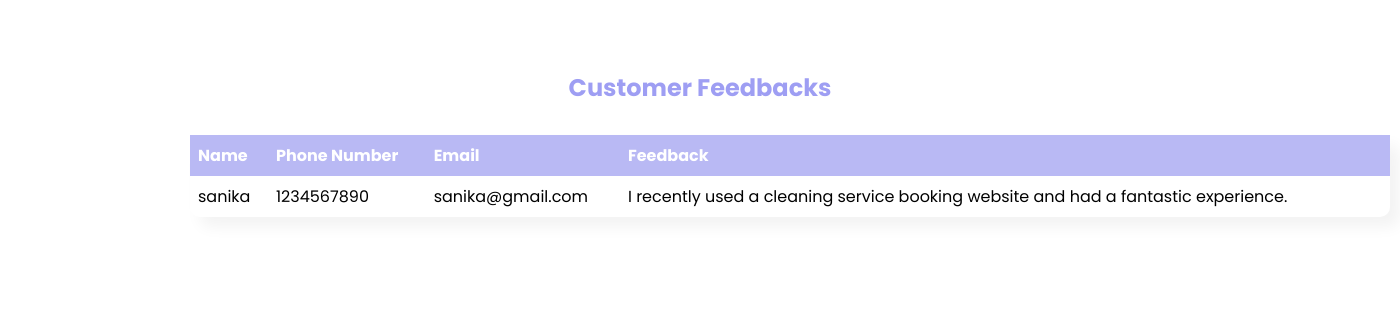
The app's page /src/adminlogin/admin_dashboard/feedbacks/display.php with its own data.
### tables this page shows
CREATE TABLE `feedback` (
  `id` int(11) NOT NULL,
  `name` varchar(50) NOT NULL,
  `phno` int(50) NOT NULL,
  `email` varchar(50) NOT NULL,
  `fdback` varchar(500) NOT NULL
);

### src/adminlogin/admin_dashboard/feedbacks/display.php (the view, shortened to what this page needs)
<!DOCTYPE html>
<html>
<head>
  <link rel="stylesheet" type="text/css" href="style.css">
</head>
<body>
  <div class="table-container">
    <h2>Customer Feedbacks</h2>
    <table>
      <thead>
        <tr>
          <th>Name</th>
          <th>Phone Number</th>
          <th>Email</th>
          <th>Feedback</th>
        </tr>
      </thead>
      <tbody>
        <?php
          $servername = "localhost";
          $username = "root";
          $password = "";
          $dbname = "domestick";
          $conn = new mysqli($servername, $username, $password, $dbname);
          $sql = "SELECT * FROM feedback";
          $result = $conn->query($sql);
          if ($result->num_rows > 0) {
            while ($row = $result->fetch_assoc()) {
              echo "<tr>";
              echo "<td>" . $row["name"] . "</td>";
              echo "<td>" . $row["phno"] . "</td>";
              echo "<td>" . $row["email"] . "</td>";
              echo "<td>" . $row["fdback"] . "</td>";
            }
          } else {
            echo "<tr><td colspan='4'>No data available</td></tr>";
          }
        ?>
      </tbody>
    </table>
  </div>
</body>
</html>

### src/adminlogin/admin_dashboard/feedbacks/style.css (style rules this page uses)
* { margin: 0; padding: 0; outline: none; border: none; text-decoration: none; box-sizing: border-box; font-family: "Poppins", sans-serif; }
.table-container { margin: 0 auto; text-align: center; }
h2 { margin-top: 70px; margin-bottom: 30px; color: #9e9ef3; }
table { border-collapse: collapse; text-align: left; justify-content: center; margin-left: 190px; border-radius: 10px; width: 1200px; box-shadow: 10px 10px 15px rgba(0,0,0,0.05); }
th, td { padding: 8px; }
thead { background-color: #b9b9f4; color: white; }

### records on screen
feedback: name "sanika", phno "1234567890", email "sanika@gmail.com", fdback "I recently used a cleaning service booking website and had a fantastic experience."
